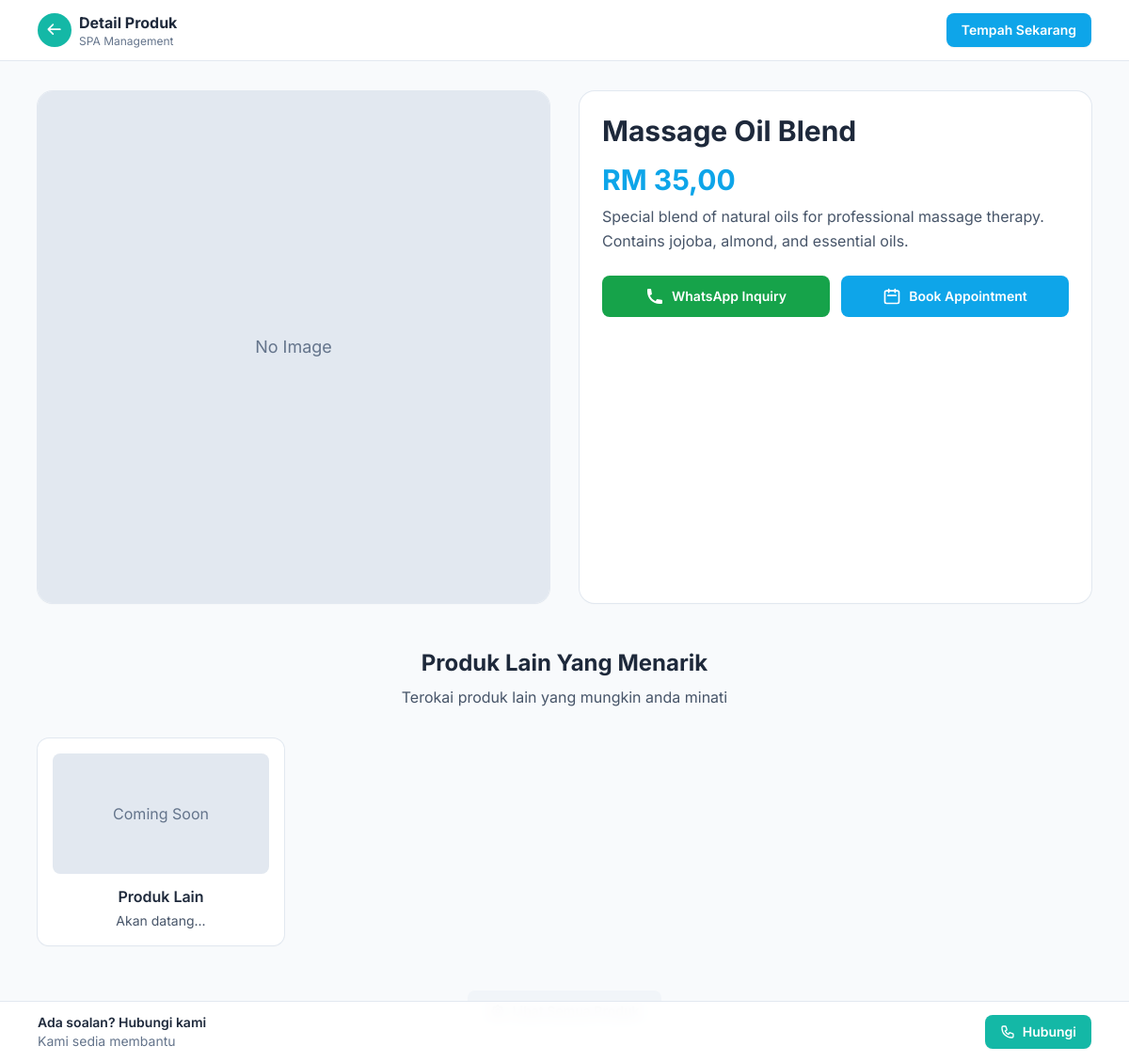
The page /product_shop/detail/2 on the database its author committed.
### tables this page shows
CREATE TABLE IF NOT EXISTS `products` (
  `id` int unsigned NOT NULL AUTO_INCREMENT,
  `name` varchar(255) NOT NULL,
  `description` text,
  `price` decimal(10,2) NOT NULL,
  `currency` varchar(10) NOT NULL DEFAULT 'RM',
  `image_url` varchar(255) DEFAULT NULL,
  `is_active` tinyint(1) NOT NULL DEFAULT '1',
  `display_order` int unsigned NOT NULL DEFAULT '0',
  `created_at` datetime NOT NULL DEFAULT CURRENT_TIMESTAMP,
  `updated_at` datetime NOT NULL DEFAULT CURRENT_TIMESTAMP ON UPDATE CURRENT_TIMESTAMP,
  PRIMARY KEY (`id`),
  KEY `idx_products_active` (`is_active`),
  KEY `idx_products_order` (`display_order`)
);

### application/controllers/Product_shop.php (called while the page is built, shortened)
<?php
class Product_shop extends CI_Controller {
    public function __construct() {
        $this->load->model('Product_model');
        $this->load->model('Ad_model');
        $this->load->model('Settings_model');
        $this->load->helper('url');
    }
    public function detail($id = null) {
        $product = $this->Product_model->get_product_by_id($id);
        $active_ads = $this->Ad_model->get_active_ads();
        $slider_interval = $this->Settings_model->get('ad_slider_interval', 2);
        $data = [
            'title' => htmlspecialchars($product['name']) . ' - Product Detail',
            'product' => $product,
            'active_ads' => $active_ads,
            'slider_interval' => (int)$slider_interval * 1000,
        ];
        $this->load->view('product_detail', $data);
    }
}
?>

### index.php (called while the page is built, shortened)
<?php
require_once BASEPATH.'core/CodeIgniter.php';

### application/models/Product_model.php (called while the page is built, shortened)
<?php
class Product_model extends CI_Model {
    public $table = 'products';
    public function get_product_by_id($id) {
        $this->db->where('id', $id);
        $query = $this->db->get($this->table);
        return $query->row_array();
    }
}
?>

### application/views/product_detail.php (the view, shortened to what this page needs)
<!DOCTYPE html>
<html lang="id">
<head>
  <script src="https://cdn.tailwindcss.com"></script>
</head>
<body class="bg-slate-50">
  <header class="sticky top-0 z-30 bg-white/90 backdrop-blur border-b border-slate-200">
    <div class="mx-auto max-w-6xl px-4 py-3 flex items-center justify-between">
      <div class="flex items-center gap-2">
        <a href="<?= site_url(); ?>" class="inline-flex h-9 w-9 items-center justify-center rounded-full bg-teal-500 text-white hover:bg-teal-600">
          <svg xmlns="http://www.w3.org/2000/svg" class="h-5 w-5" viewBox="0 0 24 24" fill="currentColor"><path d="M10.707 4.293a1 1 0 010 1.414L6.414 10H19a1 1 0 110 2H6.414l4.293 4.293a1 1 0 01-1.414 1.414l-6-6a1 1 0 010-1.414l6-6a1 1 0 011.414 0z"/></svg>
        </a>
        <div>
          <div class="text-base font-bold text-slate-800">Detail Produk</div>
          <div class="text-xs text-slate-500">SPA Management</div>
        </div>
      </div>
      <a href="<?= site_url('booking/form'); ?>" class="hidden sm:inline-flex items-center rounded-lg bg-primary px-4 py-2 text-sm font-semibold text-white shadow-sm hover:bg-sky-600">
        Tempah Sekarang
      </a>
    </div>
  </header>
  <main class="mx-auto max-w-6xl px-4 py-8">
    <?php if (!empty($product)): ?>
      <div class="grid grid-cols-1 lg:grid-cols-2 gap-8 mb-12">
        <div class="bg-white rounded-2xl overflow-hidden shadow-sm ring-1 ring-slate-200">
          <div class="aspect-square overflow-hidden">
            <?php if (!empty($product['image_url'])): ?>
              <img
                src="<?= base_url($product['image_url']); ?>"
                alt="<?= htmlspecialchars($product['name']); ?>"
                class="w-full h-full object-cover product-image cursor-pointer"
                onclick="openWhatsApp('<?= htmlspecialchars($product['name']); ?>', '<?= number_format($product['price'], 2); ?>', '<?= htmlspecialchars($product['currency']); ?>')"
              >
            <?php else: ?>
              <div class="w-full h-full bg-slate-200 flex items-center justify-center cursor-pointer" onclick="openWhatsApp('<?= htmlspecialchars($product['name']); ?>', '<?= number_format($product['price'], 2); ?>', '<?= htmlspecialchars($product['currency']); ?>')">
                <span class="text-slate-500 text-lg">No Image</span>
              </div>
            <?php endif; ?>
          </div>
        </div>
        <div class="bg-white rounded-2xl p-6 shadow-sm ring-1 ring-slate-200">
          <div class="mb-4">
            <h1 class="text-2xl md:text-3xl font-bold text-slate-800 mb-2"><?= htmlspecialchars($product['name']); ?></h1>
          </div>
          <div class="mb-6">
            <div class="text-3xl font-bold text-primary mb-2">
              <?= htmlspecialchars($product['currency']); ?> <?= number_format($product['price'], 2, ',', '.'); ?>
            </div>
            <?php if (!empty($product['description'])): ?>
              <div class="text-slate-600 leading-relaxed">
                <?= nl2br(htmlspecialchars($product['description'])); ?>
              </div>
            <?php endif; ?>
          </div>
          <div class="flex flex-col sm:flex-row gap-3">
            <button
              onclick="openWhatsApp('<?= htmlspecialchars($product['name']); ?>', '<?= number_format($product['price'], 2); ?>', '<?= htmlspecialchars($product['currency']); ?>')"
              class="flex-1 inline-flex items-center justify-center rounded-lg bg-green-600 px-6 py-3 text-sm font-semibold text-white hover:bg-green-700 transition-colors"
            >
              <svg class="w-5 h-5 mr-2" fill="currentColor" viewBox="0 0 20 20">
                <path d="M2 3a1 1 0 011-1h2.153a1 1 0 01.986.836l.74 4.435a1 1 0 01-.54 1.06l-1.548.773a11.037 11.037 0 006.105 6.105l.774-1.548a1 1 0 011.059-.54l4.435.74a1 1 0 01.836.986V17a1 1 0 01-1 1h-2C7.82 18 2 12.18 2 5V3z"/>
              </svg>
              WhatsApp Inquiry
            </button>
            <a
              href="<?= site_url('booking/form'); ?>"
              class="flex-1 inline-flex items-center justify-center rounded-lg bg-primary px-6 py-3 text-sm font-semibold text-white hover:bg-sky-600 transition-colors"
            >
              <svg class="w-5 h-5 mr-2" fill="none" stroke="currentColor" viewBox="0 0 24 24">
                <path stroke-linecap="round" stroke-linejoin="round" stroke-width="2" d="M8 7V3m8 4V3m-9 8h10M5 21h14a2 2 0 002-2V7a2 2 0 00-2-2H5a2 2 0 00-2 2v12a2 2 0 002 2z"/>
              </svg>
              Book Appointment
            </a>
          </div>
        </div>
      </div>
      <section class="mb-12">
        <div class="text-center mb-8">
          <h2 class="text-2xl font-bold text-slate-800 mb-2">Produk Lain Yang Menarik</h2>
          <p class="text-slate-600">Terokai produk lain yang mungkin anda minati</p>
        </div>
        <div class="grid grid-cols-1 sm:grid-cols-2 lg:grid-cols-4 gap-6">
          <div class="bg-white rounded-xl p-4 shadow-sm ring-1 ring-slate-200 text-center">
            <div class="w-full h-32 bg-slate-200 rounded-lg mb-3 flex items-center justify-center">
              <span class="text-slate-500">Coming Soon</span>
            </div>
            <h3 class="font-semibold text-slate-800 mb-1">Produk Lain</h3>
            <p class="text-sm text-slate-600">Akan datang...</p>
          </div>
        </div>
      </section>
    <?php endif; ?>
    <div class="text-center">
      <a href="<?= site_url('products'); ?>" class="inline-flex items-center rounded-lg bg-slate-100 px-6 py-3 text-sm font-semibold text-slate-700 hover:bg-slate-200">
      </a>
    </div>
  </main>
  <div class="fixed inset-x-0 bottom-0 z-30 border-t border-slate-200 bg-white/95 backdrop-blur">
    <div class="mx-auto max-w-6xl px-4 py-3 flex items-center">
      <div class="flex-1 text-sm">
        <div class="font-semibold text-slate-800">Ada soalan? Hubungi kami</div>
        <div class="text-slate-500">Kami sedia membantu</div>
      </div>
      <a href="tel:+60380619349" class="inline-flex items-center rounded-lg bg-brand px-4 py-2 text-sm font-semibold text-white shadow-sm hover:bg-teal-600">
        Hubungi
      </a>
    </div>
  </div>
</body>
</html>

### application/views/product_detail.php (style rules this page uses)
html, body { font-family: 'Inter', system-ui, -apple-system, Segoe UI, Roboto, Arial, 'Helvetica Neue', sans-serif; }

### rows shown on the page
products: name "Massage Oil Blend", currency "RM", price "35,00", description "Special blend of natural oils for professional massage therapy. Contains jojoba, almond, and essential oils."
